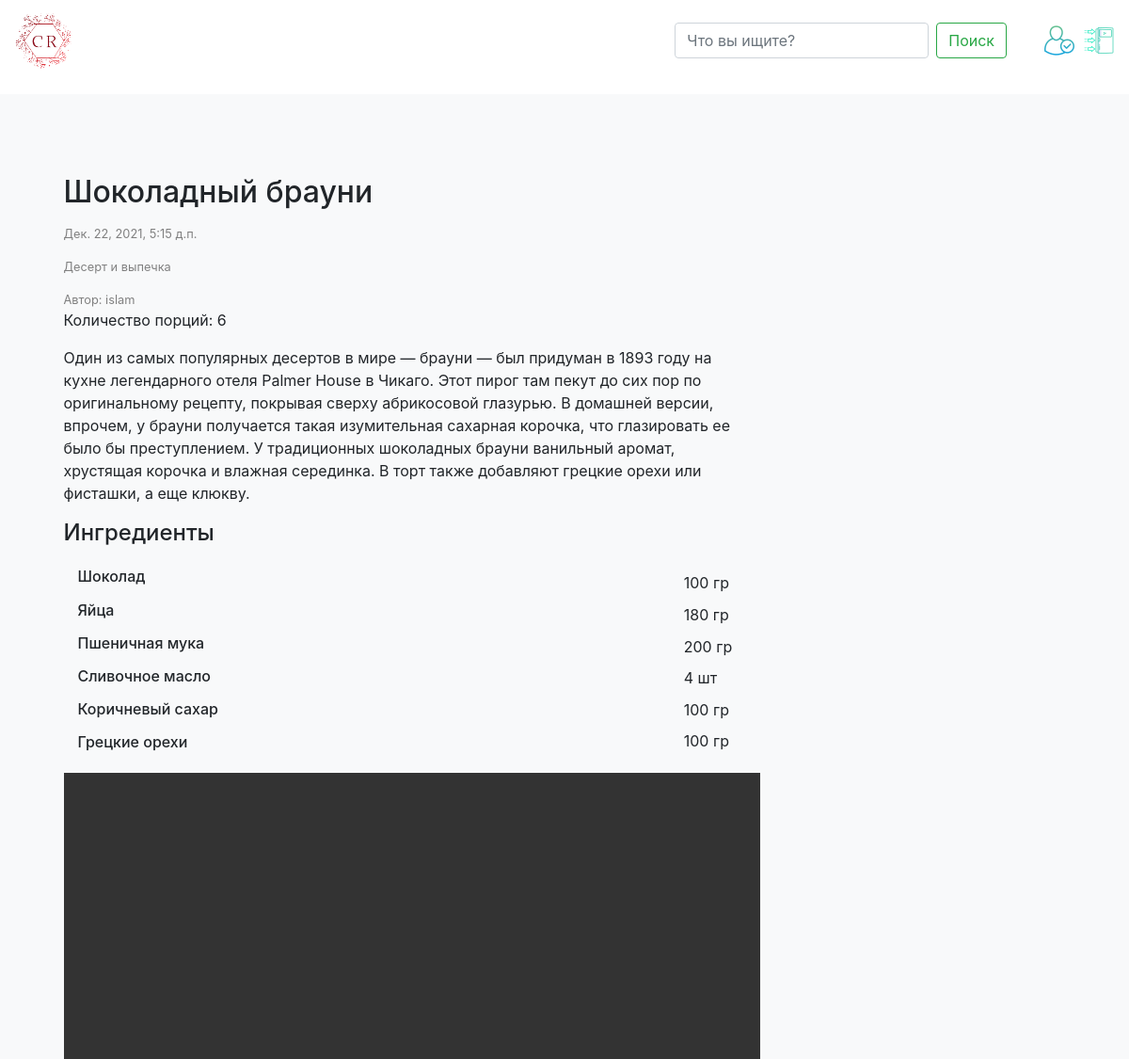
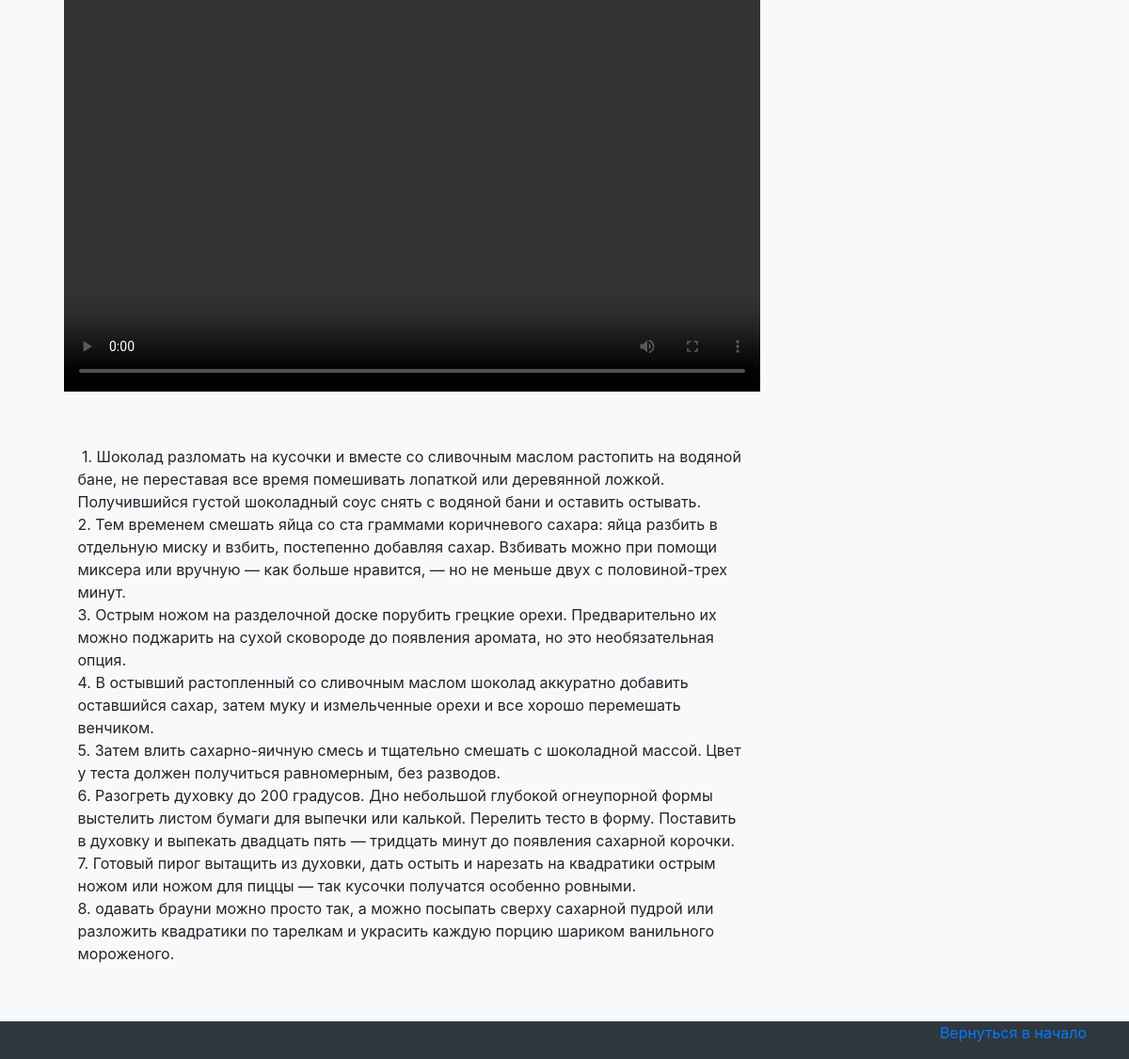
Screenshot of /recipe/25/ (signed in) with the database file from the repository (2 pictures, top to bottom).
### recipe_app/models.py (models this page shows, shortened)
class Recipe(models.Model):
    user = models.ForeignKey(User, on_delete=models.CASCADE, null=True, blank=False, verbose_name="Автор")
    create = models.DateTimeField(auto_now_add=True)
    title = models.CharField(max_length=150, verbose_name="Название блюда")
    description = models.TextField(null=True, blank=False, verbose_name="Описание")
    video = models.FileField(upload_to='videos/%Y/%m/%d', blank=True, null=True, verbose_name="Видео")
    image = models.ImageField(blank=False, upload_to='images/%Y/%m/%d', verbose_name='Изображение')
    number = models.IntegerField(verbose_name="Количество порций", blank=False)
    ingredient = models.ManyToManyField(Ingredient, blank=False, verbose_name="Ингредиенты")
    gram = models.TextField(max_length=300, blank=False, verbose_name="Укажите кол-во грамм, шт или мл. Каждого инградиента")
    cooking = models.TextField(blank=False, verbose_name="Инструкция по приготовлению")
    category = models.ForeignKey(Category, on_delete=models.CASCADE, null=True, blank=False, verbose_name="Категория блюда")
    class Meta:
        verbose_name = "Рецепты"
        verbose_name_plural = "Рецепты"

class Category(models.Model):
    name = models.CharField(max_length=20, verbose_name='Категория блюда')
    def __str__(self):
        return self.name

class Ingredient(models.Model):
    ingredient_title = models.CharField(max_length=30)
    def __str__(self):
        return self.ingredient_title

### recipe_app/views.py (the view)
# urls.py: path('recipe/<int:pk>/', views.RecipeDetailView.as_view(), name='recipe_detail'),
class RecipeDetailView(IngredientCategory, DetailView):
    model = Recipe
    template_name = 'recipe_app/recipe_detail.html'

### recipe_app/templates/recipe_app/recipe_detail.html (shortened to what this page needs)
{% extends 'recipe_app/base.html' %}
{% block content %}
<div class="album py-5 bg-light">
        <div >
          <div class="row">
        <div class="container marketing">
          <div class="row featurette">
            <div class="col-md-8 order-md-2">
              <p class="lead"><h2 class="featurette-heading" style="margin-top: 5%;">{{ recipe.title }}</h2></p>
                <p style="color: grey; font-size: 80%"> {{recipe.create }} </p>
                <p style="color: grey; font-size: 80%"> {{recipe.category }} </p>
                <a  style="color: grey; font-size: 80%">Автор: {{ recipe.user }} </a>
                <p>Количество порций: {{recipe.number}}</p>
                <p > {{ recipe.description }} </p>
            </div>
        </div>
        <h4>Ингредиенты </h4>
            <div id="ingredient" class="container" style="margin-top: 2%;">
                <div class="row">
                    <div  class="col">
                        <h6>{{ recipe.ingredient.all|join:"<ul></ul>"}}</h6>
                    </div>
                    <div class="col">
                        <p class="dline" style="white-space: pre-wrap;">{{ recipe.gram }}</p>
                    </div>
                </div>
            </div>
            {% if recipe.video %}
                <div class="video">
                    <video preload="auto" controls class="video_item"  src="{{ MEDIA_ROOT }}{{ recipe.video.url }}"></video>
                </div>
            {% else %}
                <div class="image_recipe_detail">
                    <img class="featurette-image img-fluid mx-auto" src="{{ recipe.image.url }}" style="height: 720px; width: 740px"  alt="Generic placeholder image">
                </div>
            {% endif %}
            <div class="col-md-8 order-md-2">
             <p style="white-space: pre-wrap; margin-top: 8%; "> {{ recipe.cooking }} </p>
            </div>
        </div>
      </div>
    </div>
  </div>
{% endblock content %}

### recipe_app/static/css/style.css (style rules this page uses)
.video_item { margin: 0; height: 720px; width: 740px; }
p.dline { line-height: 2.1; margin-left: 17%; }

### rows the page displays
Recipe: title "Шоколадный брауни", create "Дек. 22, 2021, 5:15 д.п.", category "Десерт и выпечка", user "islam", number "6", description "Один из самых популярных десертов в мире — брауни — был придуман в 1893 году на кухне легендарного отеля Palmer House в Чикаго. Этот пирог там пекут до сих пор по оригинальному рецепту, покрывая сверху абрикосовой глазурью. В домашней версии, впрочем, у брауни получается такая изумительная сахарная корочка, что глазировать ее было бы преступлением. У традиционных шоколадных брауни ванильный аромат, хрустящая корочка и влажная серединка. В торт также добавляют грецкие орехи или фисташки, а еще клюкву.", ingredient.all "Шоколад Яйца Пшеничная мука Сливочное масло Коричневый сахар Грецкие орехи", gram "100 гр 180 гр 200 гр 4 шт 100 гр 100 гр", cooking "1. Шоколад разломать на кусочки и вместе со сливочным маслом растопить на водяной бане, не переставая все время помешивать лопаткой или деревянной ложкой. Получившийся густой шоколадный соус снять с водяной бани и оставить остывать. 2. Тем временем смешать яйца со ста граммами коричневого сахара: яйца разбить в отдельную миску и взбить, постепенно добавляя сахар. Взбивать можно при помощи миксера или вручную — как больше нравится, — но не меньше двух с половиной-трех минут. 3. Острым ножом на разделочной доске порубить грецкие орехи. Предварительно их можно поджарить на сухой сковороде до появления аромата, но это необязательная опция. 4. В остывший растопленный со сливочным маслом шоколад…"
